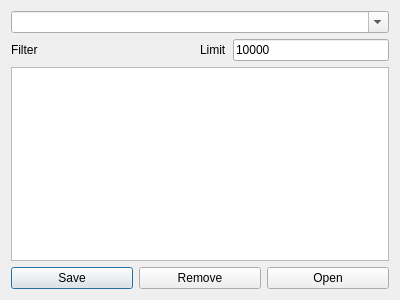
<?xml version="1.0" encoding="UTF-8"?>
<ui version="4.0">
 <class>ContextMenuFilterDialog</class>
 <widget class="QDialog" name="ContextMenuFilterDialog">
  <property name="geometry">
   <rect>
    <x>0</x>
    <y>0</y>
    <width>400</width>
    <height>300</height>
   </rect>
  </property>
  <property name="windowTitle">
   <string>Dialog</string>
  </property>
  <layout class="QHBoxLayout" name="horizontalLayout">
   <item>
    <layout class="QVBoxLayout" name="verticalLayout_3">
     <item>
      <widget class="QComboBox" name="cbFilter">
       <property name="editable">
        <bool>true</bool>
       </property>
      </widget>
     </item>
     <item>
      <layout class="QHBoxLayout" name="horizontalLayout_5">
       <item>
        <widget class="QLabel" name="label_3">
         <property name="text">
          <string>Filter</string>
         </property>
        </widget>
       </item>
       <item>
        <spacer name="horizontalSpacer">
         <property name="orientation">
          <enum>Qt::Horizontal</enum>
         </property>
         <property name="sizeHint" stdset="0">
          <size>
           <width>40</width>
           <height>20</height>
          </size>
         </property>
        </spacer>
       </item>
       <item>
        <widget class="QLabel" name="label_4">
         <property name="text">
          <string>Limit</string>
         </property>
        </widget>
       </item>
       <item>
        <widget class="QLineEdit" name="editLimit">
         <property name="text">
          <string>10000</string>
         </property>
        </widget>
       </item>
      </layout>
     </item>
     <item>
      <widget class="QTextEdit" name="editFilter"/>
     </item>
     <item>
      <layout class="QHBoxLayout" name="horizontalLayout_3">
       <item>
        <widget class="QPushButton" name="btnFilterSave">
         <property name="text">
          <string>Save</string>
         </property>
        </widget>
       </item>
       <item>
        <widget class="QPushButton" name="btnFilterRemove">
         <property name="text">
          <string>Remove</string>
         </property>
        </widget>
       </item>
       <item>
        <widget class="QPushButton" name="btnOpenFiltered">
         <property name="text">
          <string>Open</string>
         </property>
        </widget>
       </item>
      </layout>
     </item>
    </layout>
   </item>
  </layout>
 </widget>
 <resources/>
 <connections/>
</ui>
